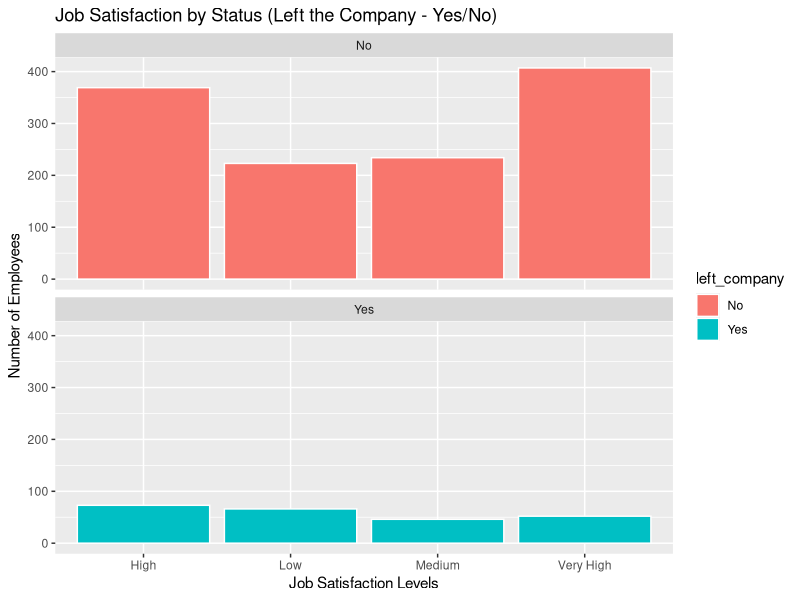
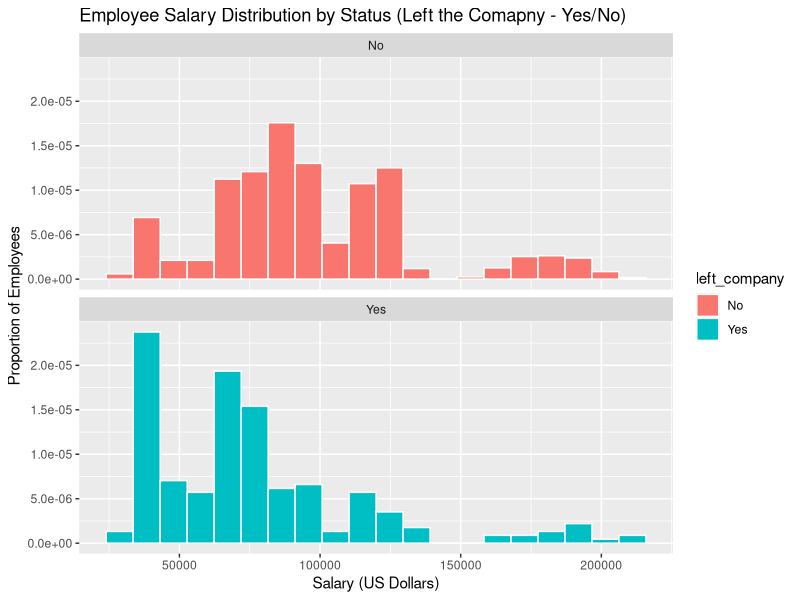
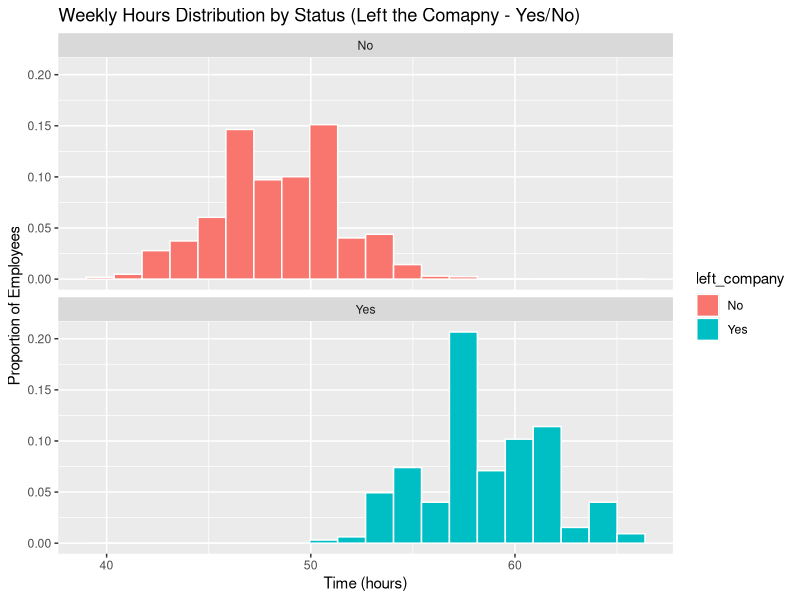
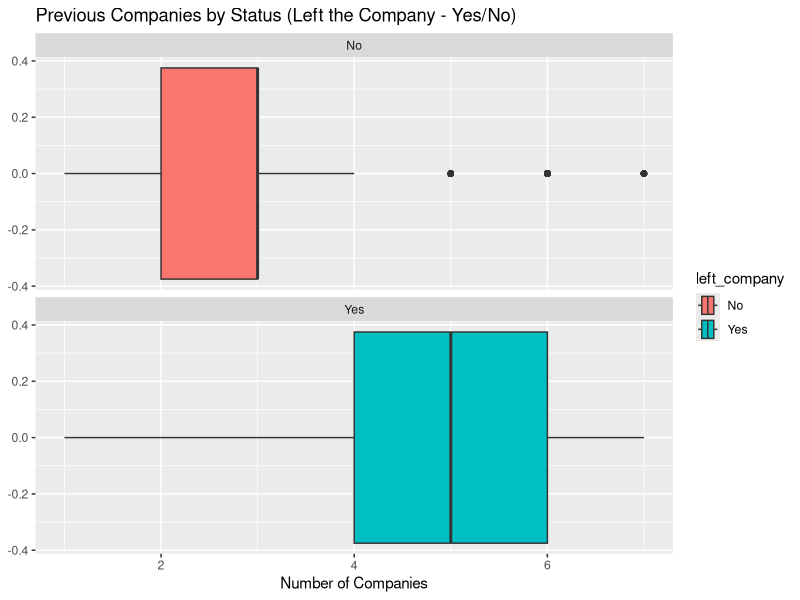
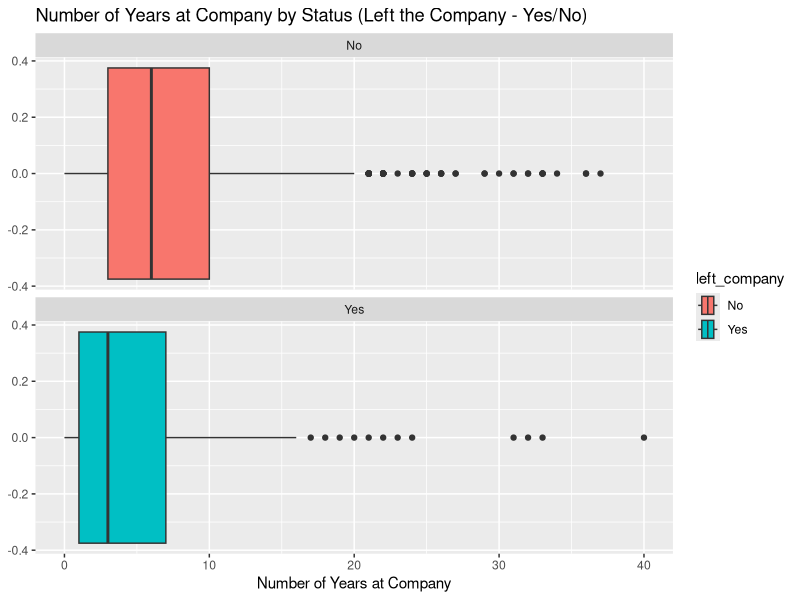
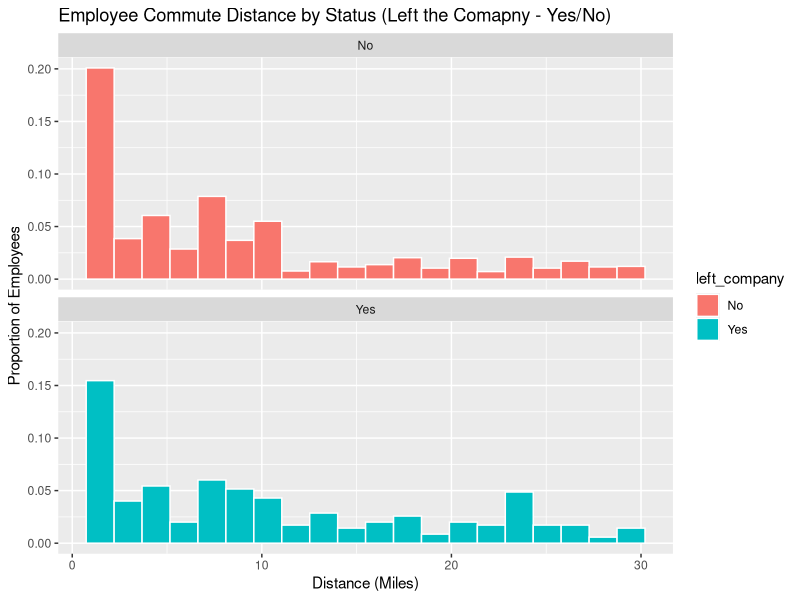
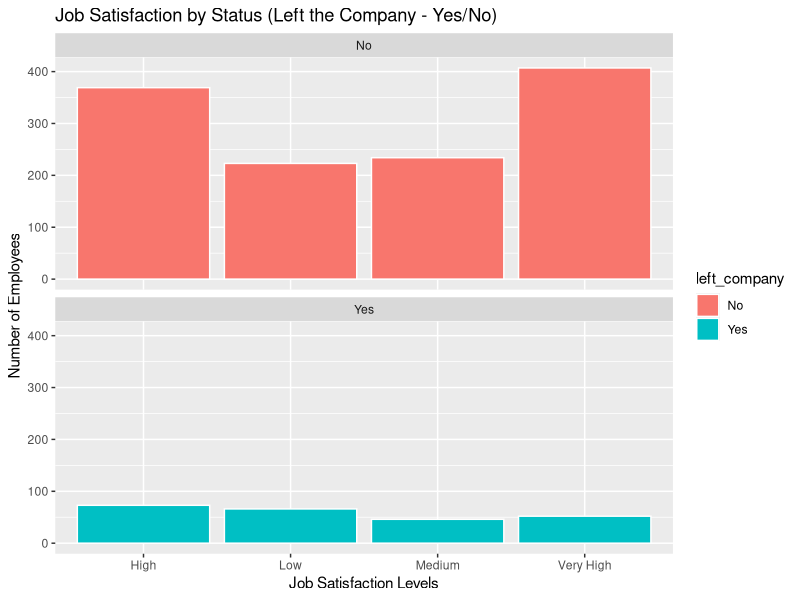
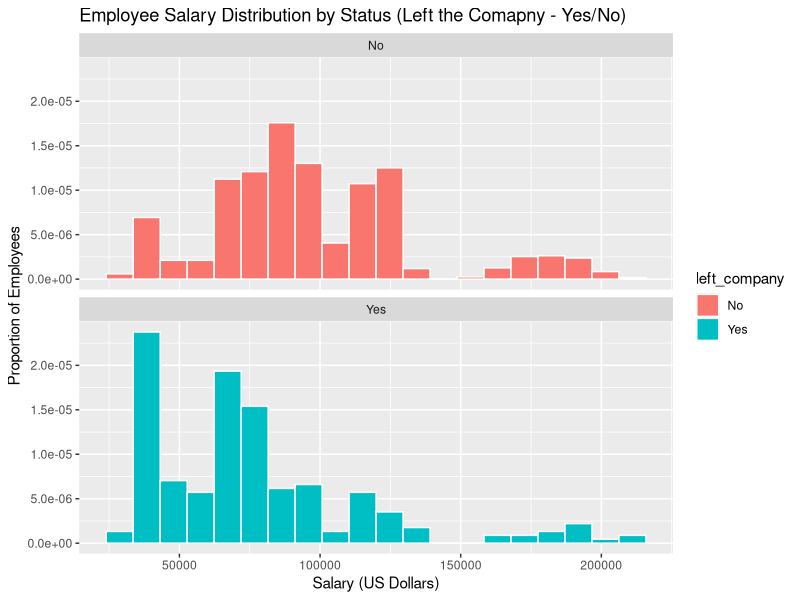

Recreate these plots in R, in order.
## ---- chunk 1
library(tidyverse)
employee_data <- read_csv('EmployeeData.csv')
## ---- chunk 2
employee_data <- employee_data %>% add_column(job_satisfaction2 = employee_data$job_satisfaction)
employee_data[employee_data$job_satisfaction2 == "Low",]$job_satisfaction2 = "1"
employee_data[employee_data$job_satisfaction2 == "Medium",]$job_satisfaction2 = "2"
employee_data[employee_data$job_satisfaction2 == "High",]$job_satisfaction2 = "3"
employee_data[employee_data$job_satisfaction2 == "Very High",]$job_satisfaction2 = "4"

employee_data$job_satisfaction2 <- as.numeric(employee_data$job_satisfaction2)

employee_data %>% group_by(left_company) %>%
  summarise(n_employees = n(),
  min_job_satisfaction = min(job_satisfaction2),
  avg_job_satisfaction = mean(job_satisfaction2),
  max_job_satisfaction = max(job_satisfaction2),
  sd_job_satisfaction = sd(job_satisfaction2),
  pct_less_medium_satisfaction = mean(job_satisfaction2 <= 2))

#bar chart
ggplot(data = employee_data, aes(x = job_satisfaction, fill = left_company)) +
geom_bar(color = "white") +
facet_wrap(~ left_company, nrow = 2) +
labs(title = "Job Satisfaction by Status (Left the Company - Yes/No)",
x = "Job Satisfaction Levels", y = "Number of Employees")

## ---- chunk 3
employee_data %>% group_by(left_company) %>%
  summarise(n_employees = n(),
            min_salary = min(salary),
            avg_salary = mean(salary),
            max_salary = max(salary),
            sd_salary = sd(salary),
            pct_less_60k = mean(salary <= 60000))


#histogram
ggplot(data = employee_data, aes(x = salary, fill = left_company)) +
geom_histogram(aes(y = ..density..), color = "white", bins = 20) +
facet_wrap(~ left_company, nrow = 2) +
labs(title = "Employee Salary Distribution by Status (Left the Comapny - Yes/No)",
x = "Salary (US Dollars)", y = "Proportion of Employees")


## ---- chunk 4

employee_data %>% group_by(left_company) %>%
  summarise(n_employees = n(),
  min_weekly_hours = min(weekly_hours),
  avg_weekly_hours = mean(weekly_hours),
  max_weekly_hours = max(weekly_hours),
  sd_weekly_hours = sd(weekly_hours),
  pct_less_55_hours = mean(weekly_hours <= 55))

#bar chart
ggplot(data = employee_data, aes(x = weekly_hours, fill = left_company)) +
geom_histogram(aes(y = ..density..), color = "white", bins = 20) +
facet_wrap(~ left_company, nrow = 2) +
labs(title = "Weekly Hours Distribution by Status (Left the Comapny - Yes/No)",
x = "Time (hours)", y = "Proportion of Employees")

## ---- chunk 5

employee_data %>% group_by(left_company) %>%
  summarise(n_employees = n(),
  min_previous_companies = min(previous_companies),
  avg_previous_companies = mean(previous_companies),
  max_previous_companies = max(previous_companies),
  sd_previous_companies = sd(previous_companies),
  pct_less_4_companies = mean(previous_companies <= 4))

#boxplot
ggplot(employee_data, aes(x = previous_companies, fill = left_company)) +
  geom_boxplot()+
facet_wrap(~ left_company, nrow = 2)  +
labs(title = "Previous Companies by Status (Left the Company - Yes/No)",
x = "Number of Companies")

## ---- chunk 6

employee_data %>% group_by(left_company) %>%
  summarise(n_employees = n(),
  min_yrs_at_company = min(yrs_at_company),
  avg_yrs_at_company = mean(yrs_at_company),
  max_yrs_at_company = max(yrs_at_company),
  sd_yrs_at_companys = sd(yrs_at_company),
  pct_less_15_years = mean(yrs_at_company <= 20))

#boxplot
ggplot(employee_data, aes(x = yrs_at_company, fill = left_company)) +
  geom_boxplot()+
facet_wrap(~ left_company, nrow = 2)  +
labs(title = "Number of Years at Company by Status (Left the Company - Yes/No)",
x = "Number of Years at Company")

## ---- chunk 7
employee_data %>% group_by(left_company) %>%
  summarise(n_employees = n(),
  min_miles_from_home = min(miles_from_home),
  avg_miles_from_home = mean(miles_from_home),
  max_miles_from_home = max(miles_from_home),
  sd_miles_from_home = sd(miles_from_home),
  pct_less_15_miles = mean(miles_from_home <= 15))


#histogram
ggplot(data = employee_data, aes(x = miles_from_home, fill = left_company)) +
geom_histogram(aes(y = ..density..), color = "white", bins = 20) +
facet_wrap(~ left_company, nrow = 2) +
labs(title = "Employee Commute Distance by Status (Left the Comapny - Yes/No)",
x = "Distance (Miles)", y = "Proportion of Employees")


## ---- chunk 8

employee_data <- employee_data %>% add_column(job_satisfaction3 = employee_data$job_satisfaction)
employee_data[employee_data$job_satisfaction3 == "Low",]$job_satisfaction3 = "1"
employee_data[employee_data$job_satisfaction3 == "Medium",]$job_satisfaction3 = "2"
employee_data[employee_data$job_satisfaction3 == "High",]$job_satisfaction3 = "3"
employee_data[employee_data$job_satisfaction3 == "Very High",]$job_satisfaction3 = "4"

employee_data$job_satisfaction3 <- as.numeric(employee_data$job_satisfaction3)


employee_data <- employee_data %>% add_column(performance_rating3 = employee_data$performance_rating)
employee_data[employee_data$performance_rating3 == "Not Effective",]$performance_rating3 = "1"
employee_data[employee_data$performance_rating3 == "Minimally Effective",]$performance_rating3 = "2"
employee_data[employee_data$performance_rating3 == "Meets Expectations",]$performance_rating3 = "3"
employee_data[employee_data$performance_rating3 == "Exceeds Expectations",]$performance_rating3 = "4"
employee_data[employee_data$performance_rating3 == "Exceptional",]$performance_rating3 = "5"

employee_data$performance_rating3 <- as.numeric(employee_data$performance_rating3)



employee_data <- employee_data %>% add_column(business_travel3 = employee_data$business_travel)
employee_data[employee_data$business_travel3 == "None",]$business_travel3 = "1"
employee_data[employee_data$business_travel3 == "Rarely",]$business_travel3 = "2"
employee_data[employee_data$business_travel3 == "Frequently",]$business_travel3 = "3"

employee_data$business_travel3 <- as.numeric(employee_data$business_travel3)


employee_data <- employee_data %>% add_column(job_level3 = employee_data$job_level)
employee_data[employee_data$job_level3  == "Associate",]$job_level3  = "1"
employee_data[employee_data$job_level3  == "Manager",]$job_level3  = "2"
employee_data[employee_data$job_level3  == "Senior Manager",]$job_level3  = "3"
employee_data[employee_data$job_level3  == "Vice President",]$job_level3  = "4"
employee_data[employee_data$job_level3  == "Director",]$job_level3  = "5"

employee_data$job_level3  <- as.numeric(employee_data$job_level3 )



employee_data %>% group_by(left_company) %>%
  summarise(n_employees = n(),
  min_miles_from_home = min(miles_from_home),
  avg_miles_from_home = mean(miles_from_home),
  max_miles_from_home = max(miles_from_home),
  sd_miles_from_home = sd(miles_from_home),
  pct_less_15_miles = mean(miles_from_home <= 15))


employee_data %>% group_by(left_company) %>%
  summarise(n_employees = n(),
  min_weekly_hours = min(weekly_hours),
  avg_weekly_hours = mean(weekly_hours),
  max_weekly_hours = max(weekly_hours),
  sd_weekly_hours = sd(weekly_hours),
  pct_less_55_hours = mean(weekly_hours <= 55))

employee_data %>% group_by(left_company) %>%
  summarise(n_employees = n(),
  min_yrs_at_company = min(yrs_at_company),
  avg_yrs_at_company = mean(yrs_at_company),
  max_yrs_at_company = max(yrs_at_company),
  sd_yrs_at_companys = sd(yrs_at_company),
  pct_less_15_years = mean(yrs_at_company <= 20))

employee_data %>% group_by(left_company) %>%
  summarise(n_employees = n(),
  min_yrs_since_promotion = min(yrs_since_promotion),
  avg_yrs_since_promotion = mean(yrs_since_promotion),
  max_yrs_since_promotion = max(yrs_since_promotion),
  sd_yrs_since_promotion = sd(yrs_since_promotion),
  pct_less_7_years = mean(yrs_since_promotion <= 7))

employee_data %>% group_by(left_company) %>%
  summarise(n_employees = n(),
  min_previous_companies = min(previous_companies),
  avg_previous_companies = mean(previous_companies),
  max_previous_companies = max(previous_companies),
  sd_previous_companies = sd(previous_companies),
  pct_less_4_companies = mean(previous_companies <= 4))

employee_data %>% group_by(left_company) %>%
  summarise(n_employees = n(),
  min_job_satisfaction = min(job_satisfaction3),
  avg_job_satisfaction = mean(job_satisfaction3),
  max_job_satisfaction = max(job_satisfaction3),
  sd_job_satisfaction = sd(job_satisfaction3),
  pct_less_medium_satisfaction = mean(job_satisfaction3 <= 2))

employee_data %>% group_by(left_company) %>%
  summarise(n_employees = n(),
  min_performance_rating = min(performance_rating3),
  avg_performance_rating = mean(performance_rating3),
  max_performance_rating = max(performance_rating3),
  sd_performance_rating = sd(performance_rating3),
  pct_less_meets_expectations = mean(performance_rating3 <= 3))


employee_data %>% group_by(left_company) %>%
  summarise(n_employees = n(),
  min_business_travel = min(business_travel3),
  avg_business_travel = mean(business_travel3),
  max_business_travel = max(business_travel3),
  sd_business_travel = sd(business_travel3),
  pct_less_rarely_travelling = mean(business_travel3 <= 2))


employee_data %>% group_by(left_company) %>%
  summarise(n_employees = n(),
  min_job_level = min(job_level3),
  avg_job_level = mean(job_level3),
  max_job_level= max(job_level3),
  sd_job_level = sd(job_level3),
  pct_less_senior_manager = mean(job_level3 <= 3))



#bar chart
ggplot(data = employee_data, aes(x = job_satisfaction, fill = left_company)) +
geom_bar(color = "white") +
facet_wrap(~ left_company, nrow = 2) +
labs(title = "Job Satisfaction by Status (Left the Company - Yes/No)",
x = "Job Satisfaction Levels", y = "Number of Employees")



#histogram
ggplot(data = employee_data, aes(x = salary, fill = left_company)) +
geom_histogram(aes(y = ..density..), color = "white", bins = 20) +
facet_wrap(~ left_company, nrow = 2) +
labs(title = "Employee Salary Distribution by Status (Left the Comapny - Yes/No)",
x = "Salary (US Dollars)", y = "Proportion of Employees")

ggplot(data = employee_data, aes(x = weekly_hours, fill = left_company)) +
geom_histogram(aes(y = ..density..), color = "white", bins = 20) +
facet_wrap(~ left_company, nrow = 2) +
labs(title = "Weekly Hours Distribution by Status (Left the Comapny - Yes/No)",
x = "Time (hours)", y = "Proportion of Employees")

ggplot(data = employee_data, aes(x = miles_from_home, fill = left_company)) +
geom_histogram(aes(y = ..density..), color = "white", bins = 20) +
facet_wrap(~ left_company, nrow = 2) +
labs(title = "Employee Commute Distance by Status (Left the Comapny - Yes/No)",
x = "Distance (Miles)", y = "Proportion of Employees")



#boxplot
ggplot(employee_data, aes(x = previous_companies, fill = left_company)) +
  geom_boxplot()+
facet_wrap(~ left_company, nrow = 2)  +
labs(title = "Previous Companies by Status (Left the Company - Yes/No)",
x = "Number of Companies")

ggplot(employee_data, aes(x = yrs_at_company, fill = left_company)) +
  geom_boxplot()+
facet_wrap(~ left_company, nrow = 2)  +
labs(title = "Number of Years at Company by Status (Left the Company - Yes/No)",
x = "Number of Years at Company")



